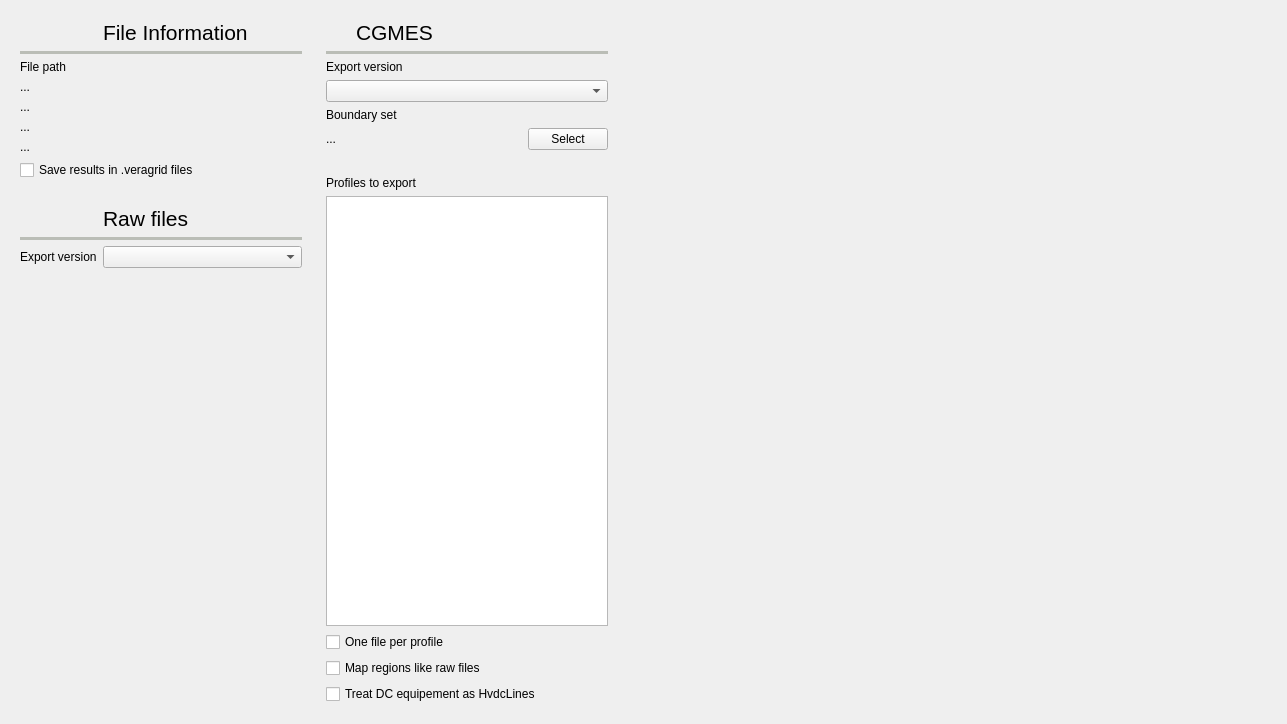
          <widget class="QWidget" name="file_tab">
           <property name="toolTip">
            <string>File settings</string>
           </property>
           <attribute name="icon">
            <iconset resource="icons.qrc">
             <normaloff>:/Icons/icons/new2c.svg</normaloff>:/Icons/icons/new2c.svg</iconset>
           </attribute>
           <attribute name="title">
            <string>File</string>
           </attribute>
           <attribute name="toolTip">
            <string>File related settings</string>
           </attribute>
           <layout class="QHBoxLayout" name="horizontalLayout_40">
            <item>
             <widget class="QFrame" name="frame_77">
              <property name="minimumSize">
               <size>
                <width>300</width>
                <height>0</height>
               </size>
              </property>
              <property name="frameShape">
               <enum>QFrame::Shape::NoFrame</enum>
              </property>
              <property name="frameShadow">
               <enum>QFrame::Shadow::Raised</enum>
              </property>
              <layout class="QGridLayout" name="gridLayout_11">
               <item row="11" column="1">
                <widget class="QComboBox" name="raw_export_version_comboBox"/>
               </item>
               <item row="1" column="0" colspan="2">
                <widget class="Line" name="line_28">
                 <property name="palette">
                  <palette>
                   <active>
                    <colorrole role="WindowText">
                     <brush brushstyle="SolidPattern">
                      <color alpha="255">
                       <red>186</red>
                       <green>189</green>
                       <blue>182</blue>
                      </color>
                     </brush>
                    </colorrole>
                   </active>
                   <inactive>
                    <colorrole role="WindowText">
                     <brush brushstyle="SolidPattern">
                      <color alpha="255">
                       <red>186</red>
                       <green>189</green>
                       <blue>182</blue>
                      </color>
                     </brush>
                    </colorrole>
                   </inactive>
                   <disabled>
                    <colorrole role="WindowText">
                     <brush brushstyle="SolidPattern">
                      <color alpha="255">
                       <red>190</red>
                       <green>190</green>
                       <blue>190</blue>
                      </color>
                     </brush>
                    </colorrole>
                   </disabled>
                  </palette>
                 </property>
                 <property name="frameShadow">
                  <enum>QFrame::Shadow::Plain</enum>
                 </property>
                 <property name="lineWidth">
                  <number>4</number>
                 </property>
                 <property name="orientation">
                  <enum>Qt::Orientation::Horizontal</enum>
                 </property>
                </widget>
               </item>
               <item row="12" column="1">
                <spacer name="verticalSpacer_20">
                 <property name="orientation">
                  <enum>Qt::Orientation::Vertical</enum>
                 </property>
                 <property name="sizeHint" stdset="0">
                  <size>
                   <width>20</width>
                   <height>436</height>
                  </size>
                 </property>
                </spacer>
               </item>
               <item row="3" column="0" colspan="2">
                <widget class="QLabel" name="file_information_label">
                 <property name="font">
                  <font>
                   <pointsize>9</pointsize>
                  </font>
                 </property>
                 <property name="text">
                  <string>...</string>
                 </property>
                 <property name="wordWrap">
                  <bool>true</bool>
                 </property>
                 <property name="textInteractionFlags">
                  <set>Qt::TextInteractionFlag::LinksAccessibleByMouse|Qt::TextInteractionFlag::TextSelectableByKeyboard|Qt::TextInteractionFlag::TextSelectableByMouse</set>
                 </property>
                </widget>
               </item>
               <item row="9" column="1">
                <widget class="QLabel" name="label_131">
                 <property name="palette">
                  <palette>
                   <active>
                    <colorrole role="WindowText">
                     <brush brushstyle="SolidPattern">
                      <color alpha="255">
                       <red>85</red>
                       <green>87</green>
                       <blue>83</blue>
                      </color>
                     </brush>
                    </colorrole>
                   </active>
                   <inactive>
                    <colorrole role="WindowText">
                     <brush brushstyle="SolidPattern">
                      <color alpha="255">
                       <red>0</red>
                       <green>0</green>
                       <blue>0</blue>
                      </color>
                     </brush>
                    </colorrole>
                   </inactive>
                   <disabled>
                    <colorrole role="WindowText">
                     <brush brushstyle="SolidPattern">
                      <color alpha="255">
                       <red>190</red>
                       <green>190</green>
                       <blue>190</blue>
                      </color>
                     </brush>
                    </colorrole>
                   </disabled>
                  </palette>
                 </property>
                 <property name="font">
                  <font>
                   <pointsize>16</pointsize>
                  </font>
                 </property>
                 <property name="text">
                  <string>Raw files</string>
                 </property>
                </widget>
               </item>
               <item row="7" column="0" colspan="2">
                <widget class="QCheckBox" name="saveResultsCheckBox">
                 <property name="font">
                  <font>
                   <pointsize>9</pointsize>
                  </font>
                 </property>
                 <property name="toolTip">
                  <string>If checked, the results are stored inside the VeraGrid file in a compressed format.</string>
                 </property>
                 <property name="text">
                  <string>Save results in .veragrid files</string>
                 </property>
                </widget>
               </item>
               <item row="4" column="0" colspan="2">
                <widget class="QLabel" name="model_version_label">
                 <property name="font">
                  <font>
                   <pointsize>9</pointsize>
                  </font>
                 </property>
                 <property name="text">
                  <string>...</string>
                 </property>
                </widget>
               </item>
               <item row="9" column="0">
                <widget class="QLabel" name="label_145">
                 <property name="minimumSize">
                  <size>
                   <width>24</width>
                   <height>24</height>
                  </size>
                 </property>
                 <property name="maximumSize">
                  <size>
                   <width>24</width>
                   <height>24</height>
                  </size>
                 </property>
                 <property name="text">
                  <string/>
                 </property>
                 <property name="pixmap">
                  <pixmap resource="icons.qrc">:/Icons/icons/new2c.svg</pixmap>
                 </property>
                 <property name="scaledContents">
                  <bool>true</bool>
                 </property>
                </widget>
               </item>
               <item row="8" column="0">
                <widget class="QLabel" name="label_155">
                 <property name="text">
                  <string/>
                 </property>
                </widget>
               </item>
               <item row="10" column="0" colspan="2">
                <widget class="Line" name="line_33">
                 <property name="palette">
                  <palette>
                   <active>
                    <colorrole role="WindowText">
                     <brush brushstyle="SolidPattern">
                      <color alpha="255">
                       <red>186</red>
                       <green>189</green>
                       <blue>182</blue>
                      </color>
                     </brush>
                    </colorrole>
                   </active>
                   <inactive>
                    <colorrole role="WindowText">
                     <brush brushstyle="SolidPattern">
                      <color alpha="255">
                       <red>186</red>
                       <green>189</green>
                       <blue>182</blue>
                      </color>
                     </brush>
                    </colorrole>
                   </inactive>
                   <disabled>
                    <colorrole role="WindowText">
                     <brush brushstyle="SolidPattern">
                      <color alpha="255">
                       <red>190</red>
                       <green>190</green>
                       <blue>190</blue>
                      </color>
                     </brush>
                    </colorrole>
                   </disabled>
                  </palette>
                 </property>
                 <property name="frameShadow">
                  <enum>QFrame::Shadow::Plain</enum>
                 </property>
                 <property name="lineWidth">
                  <number>4</number>
                 </property>
                 <property name="orientation">
                  <enum>Qt::Orientation::Horizontal</enum>
                 </property>
                </widget>
               </item>
               <item row="11" column="0">
                <widget class="QLabel" name="label_112">
                 <property name="font">
                  <font>
                   <pointsize>9</pointsize>
                  </font>
                 </property>
                 <property name="text">
                  <string>Export version</string>
                 </property>
                </widget>
               </item>
               <item row="2" column="0" colspan="2">
                <widget class="QLabel" name="label_39">
                 <property name="font">
                  <font>
                   <pointsize>9</pointsize>
                  </font>
                 </property>
                 <property name="text">
                  <string>File path</string>
                 </property>
                </widget>
               </item>
               <item row="0" column="1">
                <widget class="QLabel" name="label_115">
                 <property name="palette">
                  <palette>
                   <active>
                    <colorrole role="WindowText">
                     <brush brushstyle="SolidPattern">
                      <color alpha="255">
                       <red>85</red>
                       <green>87</green>
                       <blue>83</blue>
                      </color>
                     </brush>
                    </colorrole>
                   </active>
                   <inactive>
                    <colorrole role="WindowText">
                     <brush brushstyle="SolidPattern">
                      <color alpha="255">
                       <red>0</red>
                       <green>0</green>
                       <blue>0</blue>
                      </color>
                     </brush>
                    </colorrole>
                   </inactive>
                   <disabled>
                    <colorrole role="WindowText">
                     <brush brushstyle="SolidPattern">
                      <color alpha="255">
                       <red>190</red>
                       <green>190</green>
                       <blue>190</blue>
                      </color>
                     </brush>
                    </colorrole>
                   </disabled>
                  </palette>
                 </property>
                 <property name="font">
                  <font>
                   <pointsize>16</pointsize>
                  </font>
                 </property>
                 <property name="text">
                  <string>File Information</string>
                 </property>
                </widget>
               </item>
               <item row="0" column="0">
                <widget class="QLabel" name="label_136">
                 <property name="minimumSize">
                  <size>
                   <width>24</width>
                   <height>24</height>
                  </size>
                 </property>
                 <property name="maximumSize">
                  <size>
                   <width>24</width>
                   <height>24</height>
                  </size>
                 </property>
                 <property name="text">
                  <string/>
                 </property>
                 <property name="pixmap">
                  <pixmap resource="icons.qrc">:/Icons/icons/new2c.svg</pixmap>
                 </property>
                 <property name="scaledContents">
                  <bool>true</bool>
                 </property>
                </widget>
               </item>
               <item row="5" column="0" colspan="2">
                <widget class="QLabel" name="user_name_label">
                 <property name="font">
                  <font>
                   <pointsize>9</pointsize>
                  </font>
                 </property>
                 <property name="text">
                  <string>...</string>
                 </property>
                </widget>
               </item>
               <item row="6" column="0" colspan="2">
                <widget class="QLabel" name="grid_idtag_label">
                 <property name="font">
                  <font>
                   <pointsize>9</pointsize>
                  </font>
                 </property>
                 <property name="text">
                  <string>...</string>
                 </property>
                </widget>
               </item>
              </layout>
             </widget>
            </item>
            <item>
             <widget class="QFrame" name="frame_79">
              <property name="minimumSize">
               <size>
                <width>300</width>
                <height>0</height>
               </size>
              </property>
              <property name="frameShape">
               <enum>QFrame::Shape::NoFrame</enum>
              </property>
              <property name="frameShadow">
               <enum>QFrame::Shadow::Raised</enum>
              </property>
              <layout class="QGridLayout" name="gridLayout_5">
               <item row="1" column="0" colspan="3">
                <widget class="Line" name="line_31">
                 <property name="palette">
                  <palette>
                   <active>
                    <colorrole role="WindowText">
                     <brush brushstyle="SolidPattern">
                      <color alpha="255">
                       <red>186</red>
                       <green>189</green>
                       <blue>182</blue>
                      </color>
                     </brush>
                    </colorrole>
                   </active>
                   <inactive>
                    <colorrole role="WindowText">
                     <brush brushstyle="SolidPattern">
                      <color alpha="255">
                       <red>186</red>
                       <green>189</green>
                       <blue>182</blue>
                      </color>
                     </brush>
                    </colorrole>
                   </inactive>
                   <disabled>
                    <colorrole role="WindowText">
                     <brush brushstyle="SolidPattern">
                      <color alpha="255">
                       <red>190</red>
                       <green>190</green>
                       <blue>190</blue>
                      </color>
                     </brush>
                    </colorrole>
                   </disabled>
                  </palette>
                 </property>
                 <property name="frameShadow">
                  <enum>QFrame::Shadow::Plain</enum>
                 </property>
                 <property name="lineWidth">
                  <number>4</number>
                 </property>
                 <property name="orientation">
                  <enum>Qt::Orientation::Horizontal</enum>
                 </property>
                </widget>
               </item>
               <item row="0" column="1" colspan="2">
                <widget class="QLabel" name="label_134">
                 <property name="palette">
                  <palette>
                   <active>
                    <colorrole role="WindowText">
                     <brush brushstyle="SolidPattern">
                      <color alpha="255">
                       <red>85</red>
                       <green>87</green>
                       <blue>83</blue>
                      </color>
                     </brush>
                    </colorrole>
                   </active>
                   <inactive>
                    <colorrole role="WindowText">
                     <brush brushstyle="SolidPattern">
                      <color alpha="255">
                       <red>0</red>
                       <green>0</green>
                       <blue>0</blue>
                      </color>
                     </brush>
                    </colorrole>
                   </inactive>
                   <disabled>
                    <colorrole role="WindowText">
                     <brush brushstyle="SolidPattern">
                      <color alpha="255">
                       <red>190</red>
                       <green>190</green>
                       <blue>190</blue>
                      </color>
                     </brush>
                    </colorrole>
                   </disabled>
                  </palette>
                 </property>
                 <property name="font">
                  <font>
                   <pointsize>16</pointsize>
                  </font>
                 </property>
                 <property name="text">
                  <string>CGMES</string>
                 </property>
                </widget>
               </item>
               <item row="10" column="0">
                <widget class="QLabel" name="label_102">
                 <property name="text">
                  <string/>
                 </property>
                </widget>
               </item>
               <item row="11" column="0" colspan="3">
                <widget class="QLabel" name="label_139">
                 <property name="font">
                  <font>
                   <pointsize>9</pointsize>
                  </font>
                 </property>
                 <property name="text">
                  <string>Profiles to export</string>
                 </property>
                </widget>
               </item>
               <item row="15" column="0" colspan="3">
                <widget class="QCheckBox" name="cgmes_dc_as_hvdclines_checkBox">
                 <property name="font">
                  <font>
                   <pointsize>9</pointsize>
                  </font>
                 </property>
                 <property name="toolTip">
                  <string>&lt;html&gt;&lt;head/&gt;&lt;body&gt;&lt;p&gt;Converters and DC lines in CGMES are attempted to be converted to the simplified HvdcLine objects in VeraGrid&lt;/p&gt;&lt;/body&gt;&lt;/html&gt;</string>
                 </property>
                 <property name="text">
                  <string>Treat DC equipement as HvdcLines</string>
                 </property>
                </widget>
               </item>
               <item row="13" column="0" colspan="3">
                <widget class="QCheckBox" name="cgmes_single_profile_per_file_checkBox">
                 <property name="font">
                  <font>
                   <pointsize>9</pointsize>
                  </font>
                 </property>
                 <property name="text">
                  <string>One file per profile</string>
                 </property>
                </widget>
               </item>
               <item row="9" column="2">
                <widget class="QPushButton" name="selectCGMESBoundarySetButton">
                 <property name="maximumSize">
                  <size>
                   <width>80</width>
                   <height>16777215</height>
                  </size>
                 </property>
                 <property name="font">
                  <font>
                   <pointsize>9</pointsize>
                  </font>
                 </property>
                 <property name="toolTip">
                  <string>Select the CGMES boundary set (single zip file)</string>
                 </property>
                 <property name="text">
                  <string>Select</string>
                 </property>
                </widget>
               </item>
               <item row="3" column="0" colspan="3">
                <widget class="QComboBox" name="cgmes_version_comboBox">
                 <property name="font">
                  <font>
                   <pointsize>9</pointsize>
                  </font>
                 </property>
                </widget>
               </item>
               <item row="14" column="0" colspan="3">
                <widget class="QCheckBox" name="cgmes_map_regions_like_raw_checkBox">
                 <property name="font">
                  <font>
                   <pointsize>9</pointsize>
                  </font>
                 </property>
                 <property name="toolTip">
                  <string>&lt;html&gt;&lt;head/&gt;&lt;body&gt;&lt;p&gt;If active the CGMEs mapping will be:&lt;/p&gt;&lt;p&gt;GeographicalRegion &amp;lt;-&amp;gt; Area&lt;/p&gt;&lt;p&gt;SubGeographicalRegion &amp;lt;-&amp;gt; Zone&lt;/p&gt;&lt;p&gt;Otherwise:&lt;/p&gt;&lt;p&gt;GeographicalRegion &amp;lt;-&amp;gt; Country&lt;/p&gt;&lt;p&gt;SubGeographicalRegion &amp;lt;-&amp;gt; Community&lt;/p&gt;&lt;p&gt;&lt;br/&gt;&lt;/p&gt;&lt;/body&gt;&lt;/html&gt;</string>
                 </property>
                 <property name="text">
                  <string>Map regions like raw files</string>
                 </property>
                </widget>
               </item>
               <item row="2" column="0" colspan="3">
                <widget class="QLabel" name="label_135">
                 <property name="font">
                  <font>
                   <pointsize>9</pointsize>
                  </font>
                 </property>
                 <property name="text">
                  <string>Export version</string>
                 </property>
                </widget>
               </item>
               <item row="8" column="0" colspan="3">
                <widget class="QLabel" name="label_90">
                 <property name="font">
                  <font>
                   <pointsize>9</pointsize>
                  </font>
                 </property>
                 <property name="text">
                  <string>Boundary set</string>
                 </property>
                </widget>
               </item>
               <item row="9" column="0" colspan="2">
                <widget class="QLabel" name="cgmes_boundary_set_label">
                 <property name="font">
                  <font>
                   <pointsize>9</pointsize>
                  </font>
                 </property>
                 <property name="toolTip">
                  <string>Path of the CGMES default boundary set (single zip file)</string>
                 </property>
                 <property name="text">
                  <string>...</string>
                 </property>
                </widget>
               </item>
               <item row="0" column="0">
                <widget class="QLabel" name="label_137">
                 <property name="minimumSize">
                  <size>
                   <width>24</width>
                   <height>24</height>
                  </size>
                 </property>
                 <property name="maximumSize">
                  <size>
                   <width>24</width>
                   <height>24</height>
                  </size>
                 </property>
                 <property name="text">
                  <string/>
                 </property>
                 <property name="pixmap">
                  <pixmap resource="icons.qrc">:/Icons/icons/new2.svg</pixmap>
                 </property>
                 <property name="scaledContents">
                  <bool>true</bool>
                 </property>
                </widget>
               </item>
               <item row="12" column="0" colspan="3">
                <widget class="QListView" name="cgmes_profiles_listView">
                 <property name="font">
                  <font>
                   <pointsize>9</pointsize>
                  </font>
                 </property>
                </widget>
               </item>
              </layout>
             </widget>
            </item>
            <item>
             <spacer name="horizontalSpacer_27">
              <property name="orientation">
               <enum>Qt::Orientation::Horizontal</enum>
              </property>
              <property name="sizeHint" stdset="0">
               <size>
                <width>659</width>
                <height>20</height>
               </size>
              </property>
             </spacer>
            </item>
           </layout>
          </widget>
